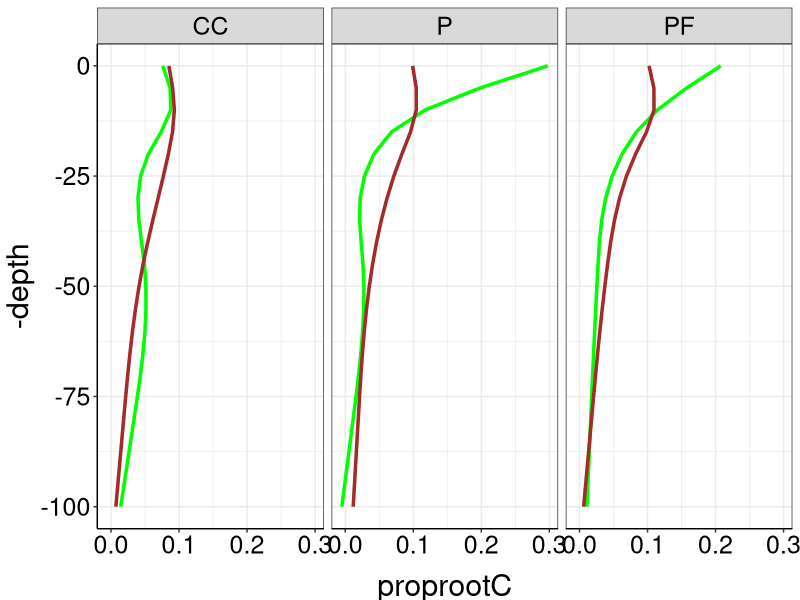

This figure's R source: (Note: this script raises an error after producing the figure.)
library(tidyr)
library(dplyr)
library(ggplot2)
library(plotrix)

this_theme<-theme_bw()+
  theme(#panel.grid.major = element_blank(),
    #panel.grid.minor = element_blank(),
    panel.background = element_blank(),
    axis.line = element_line(),
    legend.position='none', legend.title=element_blank(),
    legend.text = element_text(size=12),
    axis.title.x = element_text(size=22,vjust=-0.5),
    axis.title.y = element_text(size=22,angle=90, vjust=1.2),
    axis.text.x = element_text(colour="black", size=18),
    axis.text.y = element_text(colour="black", size=18), 
    strip.text = element_text(colour="black", size=18))

theme_set(this_theme)



ds2<-read.csv("Data/Equivalent root and C for 5 cm, each plot.csv", header=TRUE)

ds2<-ds2%>%
  select(-plot)%>%
  mutate(depth = ifelse((depth == 2.5), 0,
                        ifelse((depth == 10.0), 10,
                               ifelse((depth == 22.5), 20,
                                      ifelse((depth == 45.0), 45,
                                            ifelse((depth == 80.0), 80, 100))))))%>%
  group_by(trt, depth)%>%
  summarise_each(funs(mean(., na.rm = TRUE), std.error(., na.rm = TRUE)))

    
  ds2_depths_possible <- expand.grid(
    depth            = seq(from=min(ds2$depth), max(100), by=5), #Decide resolution here.
    trt              = c("CC", "P", "PF"),
    stringsAsFactors = FALSE
  )

ds2_intpolated <- ds2 %>% 
  right_join(ds2_depths_possible, by=c("trt", "depth")) %>% #Incorporate locations to interpolate
  group_by(trt)%>%
  mutate(
    rootC_interpolated     = spline(x=depth, y=rootC_mean  , xout=depth,  method="natural")$y,
    carbon_interpolated   = spline(x=depth, y=carbon_mean, xout=depth,  method="natural")$y
  ) %>% 
  ungroup()

#ds2_intpolated_rev <- within(ds2_intpolated, depth <- ordered(depth, levels = rev(sort(unique(depth)))))

cc<-ds2_intpolated%>%filter(trt == "CC")
pf<-ds2_intpolated%>%filter(trt == "PF")
p<-ds2_intpolated%>%filter(trt == "P")

cobsmean<-ds2_intpolated%>%
  group_by(depth)%>%
  summarise(avgC = mean(carbon_interpolated))%>%
  full_join(ds2_intpolated, by = "depth")
  #gather(key=variable, value=value, c(avgC, rootC, carbon, rootC_interpolated, carbon_interpolated))%>%

#propfig <- within(propfig, depth <- ordered(depth, levels = rev(sort(unique(depth)))))
#cc <- within(cc, depth <- ordered(depth, levels = rev(sort(unique(depth)))))


rootsCC<-ggplot(cc, aes(x=depth, y=rootC_interpolated)) +
  geom_line(color="#E06100", size=1.2) +
  scale_x_reverse()+
  #geom_point(shape=1) +
  geom_point(aes(y=rootC_mean), size=4, alpha=1, color="#E06100", na.rm=T) +
  geom_errorbar(aes(ymin=rootC_mean - rootC_std.error, ymax=rootC_mean + rootC_std.error))+
  annotate("text", x=0, y=0.02, label="b", size=12)+
  coord_flip()+
  theme(axis.line = element_line(),
        axis.title.x = element_blank(),
        axis.title.y = element_blank(),
        axis.text.x = element_text(colour="black", size=22),
        axis.text.y = element_blank())

rootsP<-ggplot(p, aes(x=depth, y=rootC_interpolated, color=trt, group=trt)) +
  geom_line(color="#24019B", size=1.2) +
  scale_x_reverse()+
  #geom_point(shape=1) +
  geom_point(aes(y=rootC_mean), size=4.1, alpha=1, color="#24019B", na.rm=T) +
  geom_errorbar(aes(ymin=rootC_mean - rootC_std.error, ymax=rootC_mean + rootC_std.error), color="black")+
  annotate("text", x=0, y=0.2, label="d", size=12)+
  coord_flip()+
  theme(axis.line = element_line(),
        axis.title.x = element_blank(),
        axis.title.y = element_blank(),
        axis.text.x = element_text(colour="black", size=22),
        axis.text.y = element_blank())

rootsPF<-ggplot(pf, aes(x=depth, y=rootC_interpolated, color=trt, group=trt)) +
  geom_line(color="#83304C", size=1.2) +
  scale_x_reverse()+
  scale_y_continuous(breaks = c(.1,.3,.5))+
  #geom_point(shape=1) +
  geom_point(aes(y=rootC_mean), size=4, alpha=1, color="#83304C", na.rm=T) +
  geom_errorbar(aes(ymin=rootC_mean - rootC_std.error, ymax=rootC_mean + rootC_std.error), color="black")+
  annotate("text", x=0, y=0.1, label="c", size=12)+
  coord_flip()+
  theme(axis.line = element_line(),
        axis.title.x = element_blank(),
        axis.title.y = element_blank(),
        axis.text.x = element_text(colour="black", size=22),
        axis.text.y = element_blank())

desert<-c("#E06100", "#24019B", "#83304C")
carbon<-ggplot(cobsmean, aes(x=depth, y=avgC)) +
  #geom_point(shape=1) +
  geom_point(aes(y=carbon_mean, shape=trt, color=trt), size=4, alpha=1, na.rm=T) +
  scale_x_reverse()+
  geom_errorbar(aes(ymin=carbon_mean - carbon_std.error, ymax=carbon_mean + carbon_std.error ), alpha=.4)+
  geom_line(size=1.2) +
  annotate("text", x=0, y=5, label="a", size=12)+
  scale_color_manual(values = desert, breaks=c("CC", "PF", "P"), labels=c("Maize", "Fertilized Prairie", "Prairie"))+
  scale_shape_manual(values = c(15, 17, 19), breaks=c("CC", "PF", "P"), labels=c("Maize", "Fertilized Prairie", "Prairie"))+
  coord_flip()+
  theme(axis.line = element_line(),
        legend.position=c(.62, .35), legend.title=element_blank(),
        legend.text = element_text(size=14), legend.key.size=unit(.8, "cm"),
        axis.title.x = element_blank(),
        axis.title.y = element_blank(),
        axis.text.x = element_text(colour="black", size=22),
        axis.text.y = element_text(colour="black", size=22))
  

sumprops<-ds2_intpolated%>%
  group_by(trt)%>%
  mutate(totalrootC = sum(rootC_interpolated), 
         totalcarbon = sum(carbon_interpolated))%>%
  mutate(proprootC = rootC_interpolated/totalrootC,
         propcarbon = carbon_interpolated/totalcarbon)


  ggplot(sumprops, aes(x=-depth, y=proprootC)) +
 geom_line(color="green", size=1.2) +
 geom_line(aes(y=propcarbon), color="brown", size=1.2) +
 coord_flip()+
  facet_wrap(~trt)
  
split<-sumprops%>%
  mutate(place = ifelse((depth %in% c(0:20)), "top", "bottom"))%>%
  group_by(trt, place)%>%
  summarise(splitC = sum(carbon_interpolated), splitR = sum(rootC_interpolated))%>%
  group_by(trt)%>%
  mutate(totalrootC = sum(splitR), 
         totalcarbon = sum(splitC))%>%
  mutate(proprootC = splitR/totalrootC,
         propcarbon = splitC/totalcarbon)

kable(split, digits = 2, caption = "Above vs below 20 cm")
  
 

#rootCs
#Measured values were:
#  4  2013     CC  1.953566  1953.566
#5  2013      P 10.148968 10148.968
#6  2013     PF  5.841929  5841.929

#Modeled values were:
#  trt totalrootC totalcarbon
#(chr)     (dbl)       (dbl)
#1    CC  1.884839    160.4608
#2     P 10.397572    162.5389
#3    PF  5.594652    183.6342
  
  library(grid)
  library(gridExtra) #Don't remember if this one is necessary
  
  vplayout<- function(x,y)
    viewport(layout.pos.row=x, layout.pos.col=y)
  
  pdf("Figures/Roots and Soil 2013 Profile.pdf", width = 12, height = 8, family = "Times")
  grid.newpage()
  
  #This sets up the "grid".  This one is 4 rows and 3 columns. 
  #The last row and the first column are tiny because they are axis labels
  pushViewport(viewport(layout = grid.layout(2,5, heights = unit(c(5, 0.4), "null"), 
                                             widths = unit(c(0.4, 5.75, 5,5,5), "null"))))
  
  #This is a label that spans row 1 through 3 (1:3)
  grid.text((expression(paste("Depth (cm)"))), rot = 90, vp = viewport(layout.pos.row = 1, layout.pos.col = 1), gp=gpar(fontsize=18))
  
  #This a label that is centered under columns 2:3 
  grid.text("Carbon (Mg/ha)", vp = viewport(layout.pos.row = 2, layout.pos.col = 2:5), gp=gpar(fontsize=18))
  
  #Then I print the figures I made.  The first one is row 1, column 2 and so on.  
  print(carbon, vp = vplayout(1,2))
  print(rootsCC, vp = vplayout (1,3))
  print(rootsPF, vp = vplayout (1,4))
  print(rootsP, vp = vplayout (1,5))
  dev.off()
  
  
  dodge <- position_dodge(width=.9)
  ds2_intpolated <- within(ds2_intpolated, depth <- ordered(depth, levels = rev(sort(unique(depth)))))
  
  pdf("Figures/Roots and Soil 2013 Absolute Differences.pdf", width = 5, height = 8, family = "Times") 
  ggplot(ds2_intpolated, aes(x=factor(depth), y = rootC_interpolated, fill=trt)) + 
    geom_bar(stat = "identity", position = "dodge") +
    #geom_errorbar(aes(ymax = poxconc + poxconcse, ymin=poxconc - poxconcse), position = dodge, width=0.25) +
    coord_flip()+
    scale_fill_manual(values = desert, breaks=c("CC", "PF", "P"), labels=c("Maize", "Fertilized Prairie", "Prairie"))+
    guides(col = guide_legend(reverse = FALSE))+
    labs(y = (expression(paste("Root Carbon (Mg ha" ^ "-1",")"))),x = "Depth (cm)")+
    theme(#panel.grid.major = element_blank(),
          panel.grid.minor = element_blank(),
          panel.background = element_blank(),
          axis.line = element_line(),
          legend.position=c(.65,.35), legend.title=element_blank(), 
          legend.key.size=unit(.75, "cm"), legend.text = element_text(size=18),
          axis.title.x = element_text(size=20),
          axis.title.y = element_text(size=20,angle=90),
          axis.text.x = element_text(colour="black", size=20),
          axis.text.y = element_text(colour="black", size=20))
  dev.off()
